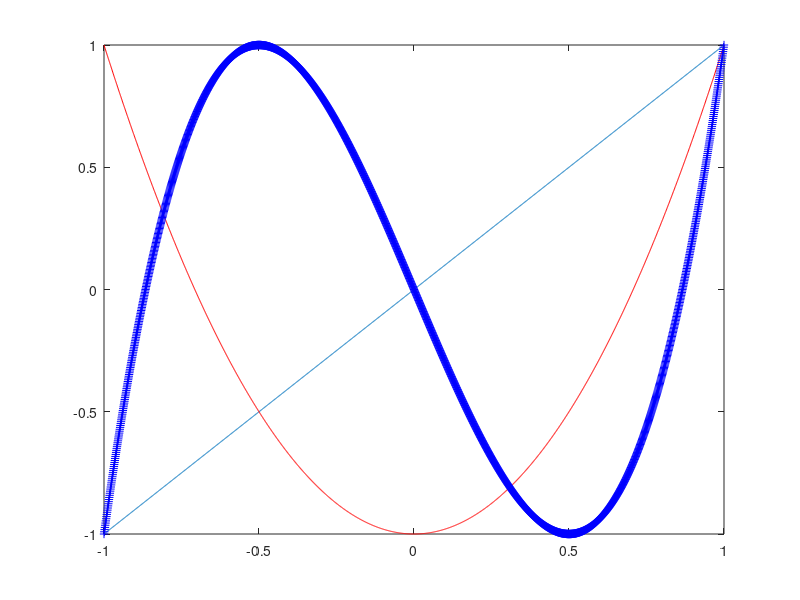

MATLAB code for this plot:
T = @(n,x) cos(n * acos(x));

x = -1:0.001:1;

plot(x, T(1, x));
hold on
plot(x, T(2, x), 'r-');
plot(x, T(3, x), 'b+');
hold off